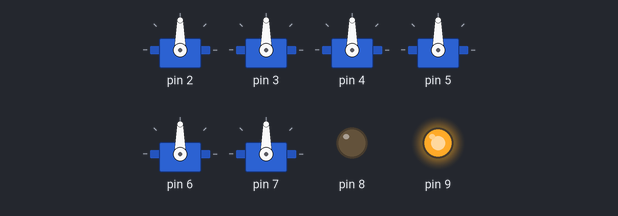
Recording of a sketch running on a simulated Arduino Uno, built with avr-gcc and run on an emulated ATmega328P. Parts: 6 × servo, output pins drawn as LEDs (lit = HIGH).

Above: at 0.1 s.
Timing chart, 0 to 1.8 s (numbered marks = the images above):
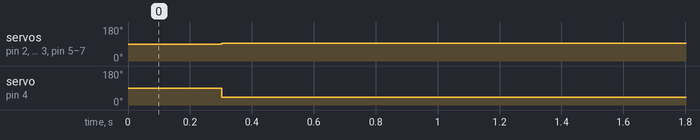

Measured:
- by itself, servo on pin 2, servo on pin 3, servo on pin 5–7: 90° → 93° at 0.30 s
- by itself, servo on pin 4: 90° → 40° at 0.30 s

The sketch:

serial_servo.ino
```cpp
/*   Serial Receiver     */
/*   Payne.Pan 2017. 12  */

#include <Servo.h>
#define MAX_SERVO  6
Servo myservo[MAX_SERVO+1];  // create servo object to control a servo

boolean stringComplete = false;  // whether the string is complete
static int dataBufferIndex = 0;
boolean stringOverflow = false;
char charOverflow = 0;

#define BUF_LEN 128
char serialData[BUF_LEN] = "";
char serialBuffer[BUF_LEN] = "";

uint8_t ch3_1500 = 0;

uint8_t ch3_failsafe_1500_jumper(void) {
  pinMode(8, OUTPUT);
  pinMode(9, INPUT);
  digitalWrite(9, HIGH); // pull up
  digitalWrite(8, HIGH);
  delayMicroseconds(1);
  if ( digitalRead(9) == HIGH)
  {
    digitalWrite(8, LOW);
    delayMicroseconds(1);
    if (digitalRead(9) == LOW)
    {
      pinMode(9, OUTPUT);
      return  1;
    }
  }
  pinMode(9, OUTPUT);
  return  0;
}

void setup(void) {
  ch3_1500 = ch3_failsafe_1500_jumper();
  for ( int i=1; i<=MAX_SERVO; i++) {
    myservo[i].attach(i+1);  // attaches the servo on pin (2-*) to the servo object
  }
  Serial.begin(57600);
  delay(50);
}

void setServo(int no, int pos)
{
  if ( pos < 500)
  	return;

  if ( no >= 1 && no <= MAX_SERVO)
    myservo[no].writeMicroseconds(pos);
}

int lastLoopUsefulTime;
unsigned long lastSignalTime = 0;

void loop(void) {
  if ( millis() - lastSignalTime > 300) { // failsafe
    lastSignalTime = millis();
    //reset servo
    for ( int i=1; i<=MAX_SERVO; i++) {
          myservo[i].writeMicroseconds(1500);
    }
    if ( !ch3_1500 )
          myservo[3].writeMicroseconds(960);

  }
  serial_receive();

} // end loop()

void serialEvent() {
  while (Serial.available() > 0 ) {
    char incomingByte = Serial.read();

    /*
    if (stringOverflow) {
      serialBuffer[dataBufferIndex++] = charOverflow;  // Place saved overflow byte into buffer
      serialBuffer[dataBufferIndex++] = incomingByte;  // saved next byte into next buffer
      stringOverflow = false;                          // turn overflow flag off
    }
    else if (dataBufferIndex > BUF_LEN) {
      stringComplete = true;        // Send this buffer out to radio
      stringOverflow = true;        // trigger the overflow flag
      charOverflow = incomingByte;  // Saved the overflow byte for next loop
      dataBufferIndex = 0;          // reset the bufferindex
      break;
    }
    else */ if(incomingByte=='\n' || dataBufferIndex == BUF_LEN-1 ){
      serialBuffer[dataBufferIndex] = 0;
      stringComplete = true;
      break;
    }
    else {
      serialBuffer[dataBufferIndex++] = incomingByte;
      serialBuffer[dataBufferIndex] = 0;
    }
  } // end while()
} // end serialEvent()

void serial_receive(void){
  if (stringComplete) {
    strcpy(serialData,serialBuffer);
    int pos = 0;
    while ( serialData[pos] == '#') {
      String servo_no="";
      String servo_val="";
      pos++;
      while( isDigit(serialData[pos])) {
        servo_no += serialData[pos];
        pos++;
      }
      if ( serialData[pos] == 'P') {
        pos++;
        while( isDigit(serialData[pos])) {
          servo_val += serialData[pos];
          pos++;
        }
      }
      setServo(servo_no.toInt(), servo_val.toInt());
      lastSignalTime = millis();
    }
    stringComplete = false;
    dataBufferIndex = 0;
  } // endif
} // end serial_receive()
```
